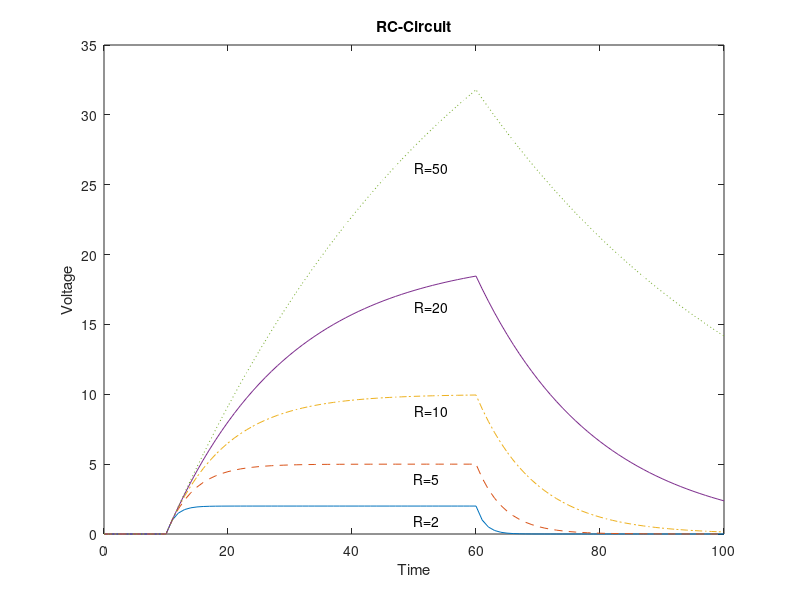

The MATLAB script that drew this image: (Note: this script raises an error after producing the figure.)
% Q2 - Code

i_step = 1.0;					% magnitude of current injection
i_start = 10;					% start time injection
i_stop = 60;					% stop time injection
capacitance = 1;			    % capacitance value
resistance = [ 2;       5;       10;      20;      50;]; % resistance values
plot_sym = ['- '  ;  '--'  ;  '-.'  ; '- ' ; ': ' ]; % plot symbols
stop_time = 100;					% simulation stop time
time_step = 1;						% time step for integration
t = 0:time_step:stop_time;					% time vector
for r = 1:length(resistance)			% loops over different resistance values
 v(1) = 0;
 R = resistance(r);
 for i=2:length(t)				% integration loop
   I = i_step*(t(i)>i_start & t(i)<=i_stop);	% injection current value
   delta_v = (-v(i-1)/R + I)/capacitance;			% calculates the value of change of voltage wrt time (dV/dt)
   v(i) = v(i-1) + delta_v*time_step;			% Euler integration
 end						% integration loop ends
 plot(t,v,plot_sym(r,:));				% plotting the graph
 hold on					
 x_axis = 0.5*stop_time;			
 y_axis = v(fix(length(v)/2))-1;
 label = ['R=' num2str(resistance(r))];  
 text(x_axis, y_axis, label);  
end					% end loop over resistance values
title ('RC-Circuit')	% graph title
xlabel('Time');					% x-axis label
ylabel('Voltage');				% y-axis label


% Q3 - code
min_voltage =  -50;
max_voltage = +150;
delta_v = 5;
v = min_voltage:delta_v:max_voltage;
% m
l=alpha_m(v);
j=beta_m(v);
tau = 1 ./ (l+j);
ss = l .* tau;
subplot(231); plot(v,tau); grid on;
axis('square'); axis([min_voltage max_voltage 0 1])
xlabel('v (mV)'); ylabel('tau (msec)'); title('\tau_m','fontsize',14);
subplot(234); plot(v,ss); grid on;
axis('square'); axis([min_voltage max_voltage 0 1])
xlabel('v (mV)'); title('m_\infty','fontsize',14);
% h
l=alpha_h(v);
j=beta_h(v);
tau = 1 ./ (l+j);
ss = l .* tau;
subplot(232); plot(v,tau); grid on;
axis('square'); axis([min_voltage max_voltage 0 10])
xlabel('v (mV)'); ylabel('tau (msec)'); title('\tau_h','fontsize',14);
subplot(235); plot(v,ss); grid on;
axis('square'); axis([min_voltage max_voltage 0 1])
xlabel('v (mV)'); title('h_\infty','fontsize',14);
% n
l=alpha_n(v);
j=beta_n(v);
tau = 1 ./ (l+j);
ss = l .* tau;
subplot(233); plot(v,tau); grid on;
axis('square'); axis([min_voltage max_voltage 0 10])
xlabel('v (mV)'); ylabel('tau (msec)'); title('\tau_n','fontsize',14);
subplot(236); plot(v,ss); grid on;
axis('square'); axis([min_voltage max_voltage 0 1])
xlabel('v (mV)'); title('n_\infty','fontsize',14);
orient landscape
% alpha_h
function rate = alpha_h(v)
   rate = 0.07*exp(-v/20.0);
end
% alpha_m
function rate = alpha_m(v)
ep_value = 1e-12;
 rate = zeros(size(v));	
 z = find(abs(v-25) > ep_value);		% non-singular case
 if(~isempty(z))
   rate(z) = 0.1*(-v(z)+25.0) ./ (exp((-v(z)+25.0)/10.0)-1.0);
 end
 z = find(abs(v-25) <= ep_value);		% singularity at v=25
 if(~isempty(z))
   rate(z) = 1.0;
 end
end
% alpha_n
function rate = alpha_n(v)
ep_value = 1e-12;
 rate = zeros(size(v));
 z = find(abs(v-1) > ep_value);
 if(~isempty(z))
   rate(z) = 0.01*(-v(z)+10.0) ./ (exp((-v(z)+10.0)/10.0) - 1.0);
 end
 z = find(abs(v-10) <= ep_value);		% singularity at v=10
 if(~isempty(z))
   rate(z) = 0.1;
 end
end
% beta_h
function rate = beta_h(v)
 rate =  1.0 ./ (exp((-v+30.0)/10.0) + 1.0);
end
% beta_m
function rate =  beta_m(v)
 rate = 4.0*exp(-v/18.0);
end
% beta_n
function rate = beta_n(v)
 rate = 0.125*exp(-v/80.0);
end

